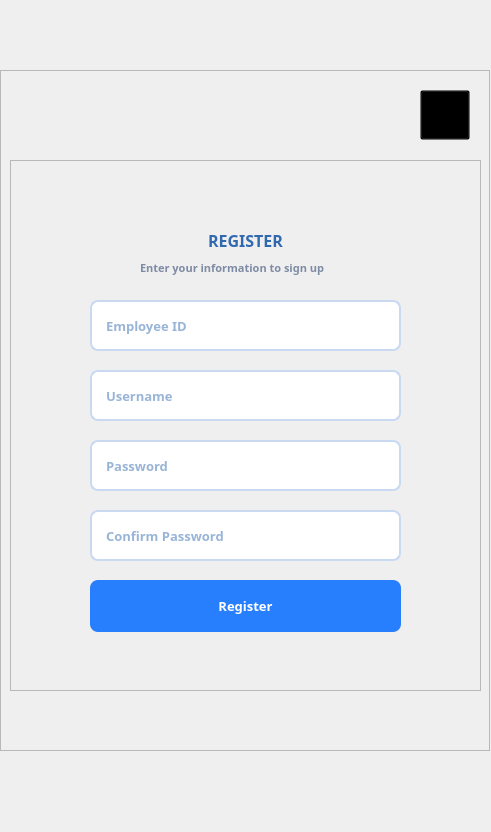
<?xml version="1.0" encoding="UTF-8"?>
<ui version="4.0">
 <class>Dialog</class>
 <widget class="QDialog" name="Dialog">
  <property name="geometry">
   <rect>
    <x>0</x>
    <y>0</y>
    <width>491</width>
    <height>832</height>
   </rect>
  </property>
  <property name="windowTitle">
   <string>Dialog</string>
  </property>
  <property name="windowIcon">
   <iconset>
    <normaloff>icons/logo.png</normaloff>icons/logo.png</iconset>
  </property>
  <widget class="QFrame" name="mainFrame">
   <property name="geometry">
    <rect>
     <x>0</x>
     <y>70</y>
     <width>490</width>
     <height>681</height>
    </rect>
   </property>
   <property name="minimumSize">
    <size>
     <width>490</width>
     <height>681</height>
    </size>
   </property>
   <property name="maximumSize">
    <size>
     <width>10000</width>
     <height>10000</height>
    </size>
   </property>
   <property name="styleSheet">
    <string notr="true">#mainFrame {
	background-image: url(icons/registerBG.png);
}

#formFrame {
	background-image: url(icons/registerForm.png);
}</string>
   </property>
   <property name="frameShape">
    <enum>QFrame::StyledPanel</enum>
   </property>
   <property name="frameShadow">
    <enum>QFrame::Raised</enum>
   </property>
   <widget class="QFrame" name="formFrame">
    <property name="geometry">
     <rect>
      <x>10</x>
      <y>90</y>
      <width>471</width>
      <height>531</height>
     </rect>
    </property>
    <property name="minimumSize">
     <size>
      <width>0</width>
      <height>0</height>
     </size>
    </property>
    <property name="maximumSize">
     <size>
      <width>16777215</width>
      <height>16777215</height>
     </size>
    </property>
    <property name="styleSheet">
     <string notr="true"/>
    </property>
    <property name="frameShape">
     <enum>QFrame::StyledPanel</enum>
    </property>
    <property name="frameShadow">
     <enum>QFrame::Raised</enum>
    </property>
    <widget class="QLabel" name="label_2">
     <property name="geometry">
      <rect>
       <x>190</x>
       <y>60</y>
       <width>91</width>
       <height>41</height>
      </rect>
     </property>
     <property name="font">
      <font>
       <family>Segoe UI Variable Display</family>
       <pointsize>12</pointsize>
       <weight>75</weight>
       <bold>true</bold>
      </font>
     </property>
     <property name="styleSheet">
      <string notr="true">color: rgb(49, 105, 176)
</string>
     </property>
     <property name="text">
      <string>REGISTER</string>
     </property>
     <property name="alignment">
      <set>Qt::AlignCenter</set>
     </property>
    </widget>
    <widget class="QLabel" name="label_3">
     <property name="geometry">
      <rect>
       <x>130</x>
       <y>100</y>
       <width>211</width>
       <height>16</height>
      </rect>
     </property>
     <property name="font">
      <font>
       <family>Segoe UI Variable Display</family>
       <pointsize>8</pointsize>
       <weight>75</weight>
       <bold>true</bold>
      </font>
     </property>
     <property name="styleSheet">
      <string notr="true">color: #7E8BA4;</string>
     </property>
     <property name="text">
      <string>Enter your information to sign up</string>
     </property>
    </widget>
    <widget class="QLineEdit" name="empIDLE">
     <property name="geometry">
      <rect>
       <x>80</x>
       <y>140</y>
       <width>311</width>
       <height>51</height>
      </rect>
     </property>
     <property name="font">
      <font>
       <family>Segoe UI Variable Display</family>
       <pointsize>10</pointsize>
       <weight>75</weight>
       <bold>true</bold>
      </font>
     </property>
     <property name="styleSheet">
      <string notr="true">border: 2px solid #C9D9F1;
border-radius: 8px;
padding-left: 12px;
padding-right: 12px;
color: rgb(49, 105, 176);</string>
     </property>
     <property name="placeholderText">
      <string>Employee ID</string>
     </property>
    </widget>
    <widget class="QLineEdit" name="usernameLE">
     <property name="geometry">
      <rect>
       <x>80</x>
       <y>210</y>
       <width>311</width>
       <height>51</height>
      </rect>
     </property>
     <property name="font">
      <font>
       <family>Segoe UI Variable Display</family>
       <pointsize>10</pointsize>
       <weight>75</weight>
       <bold>true</bold>
      </font>
     </property>
     <property name="mouseTracking">
      <bool>true</bool>
     </property>
     <property name="styleSheet">
      <string notr="true">border: 2px solid #C9D9F1;
border-radius: 8px;
padding-left: 12px;
padding-right: 12px;
color: rgb(49, 105, 176);</string>
     </property>
     <property name="echoMode">
      <enum>QLineEdit::Normal</enum>
     </property>
     <property name="placeholderText">
      <string>Username</string>
     </property>
    </widget>
    <widget class="QPushButton" name="registerButton">
     <property name="geometry">
      <rect>
       <x>80</x>
       <y>420</y>
       <width>311</width>
       <height>52</height>
      </rect>
     </property>
     <property name="font">
      <font>
       <family>Segoe UI Variable Display</family>
       <pointsize>10</pointsize>
       <weight>75</weight>
       <bold>true</bold>
      </font>
     </property>
     <property name="cursor">
      <cursorShape>PointingHandCursor</cursorShape>
     </property>
     <property name="styleSheet">
      <string notr="true">#registerButton {
	border-radius: 8px;
	padding-left: 8px;
	padding-right: 8px;
	background-color: #277FFE;
	color: white;
}

#registerButton:hover {
	background-color: rgb(60, 141, 255);
}

#registerButton:pressed {
	background-color: rgb(0, 106, 254);
}</string>
     </property>
     <property name="text">
      <string>Register</string>
     </property>
    </widget>
    <widget class="QLineEdit" name="passwordLE">
     <property name="geometry">
      <rect>
       <x>80</x>
       <y>280</y>
       <width>311</width>
       <height>51</height>
      </rect>
     </property>
     <property name="font">
      <font>
       <family>Segoe UI Variable Display</family>
       <pointsize>10</pointsize>
       <weight>75</weight>
       <bold>true</bold>
      </font>
     </property>
     <property name="mouseTracking">
      <bool>true</bool>
     </property>
     <property name="styleSheet">
      <string notr="true">border: 2px solid #C9D9F1;
border-radius: 8px;
padding-left: 12px;
padding-right: 12px;
color: rgb(49, 105, 176);</string>
     </property>
     <property name="echoMode">
      <enum>QLineEdit::Password</enum>
     </property>
     <property name="placeholderText">
      <string>Password</string>
     </property>
    </widget>
    <widget class="QLineEdit" name="confirmLE">
     <property name="geometry">
      <rect>
       <x>80</x>
       <y>350</y>
       <width>311</width>
       <height>51</height>
      </rect>
     </property>
     <property name="font">
      <font>
       <family>Segoe UI Variable Display</family>
       <pointsize>10</pointsize>
       <weight>75</weight>
       <bold>true</bold>
      </font>
     </property>
     <property name="mouseTracking">
      <bool>true</bool>
     </property>
     <property name="styleSheet">
      <string notr="true">border: 2px solid #C9D9F1;
border-radius: 8px;
padding-left: 12px;
padding-right: 12px;
color: rgb(49, 105, 176);</string>
     </property>
     <property name="echoMode">
      <enum>QLineEdit::Password</enum>
     </property>
     <property name="placeholderText">
      <string>Confirm Password</string>
     </property>
    </widget>
   </widget>
   <widget class="QPushButton" name="exitButton">
    <property name="geometry">
     <rect>
      <x>420</x>
      <y>20</y>
      <width>50</width>
      <height>50</height>
     </rect>
    </property>
    <property name="minimumSize">
     <size>
      <width>50</width>
      <height>50</height>
     </size>
    </property>
    <property name="cursor">
     <cursorShape>PointingHandCursor</cursorShape>
    </property>
    <property name="styleSheet">
     <string notr="true">background-color: transparent
</string>
    </property>
    <property name="text">
     <string/>
    </property>
    <property name="icon">
     <iconset>
      <normaloff>icons/exitButton.png</normaloff>icons/exitButton.png</iconset>
    </property>
   </widget>
   <widget class="QLabel" name="logoLabel">
    <property name="geometry">
     <rect>
      <x>210</x>
      <y>50</y>
      <width>64</width>
      <height>64</height>
     </rect>
    </property>
    <property name="minimumSize">
     <size>
      <width>64</width>
      <height>64</height>
     </size>
    </property>
    <property name="maximumSize">
     <size>
      <width>64</width>
      <height>64</height>
     </size>
    </property>
    <property name="text">
     <string/>
    </property>
    <property name="pixmap">
     <pixmap>icons/logo.png</pixmap>
    </property>
   </widget>
  </widget>
 </widget>
 <resources>
  <include location="resource.qrc"/>
 </resources>
 <connections/>
</ui>
